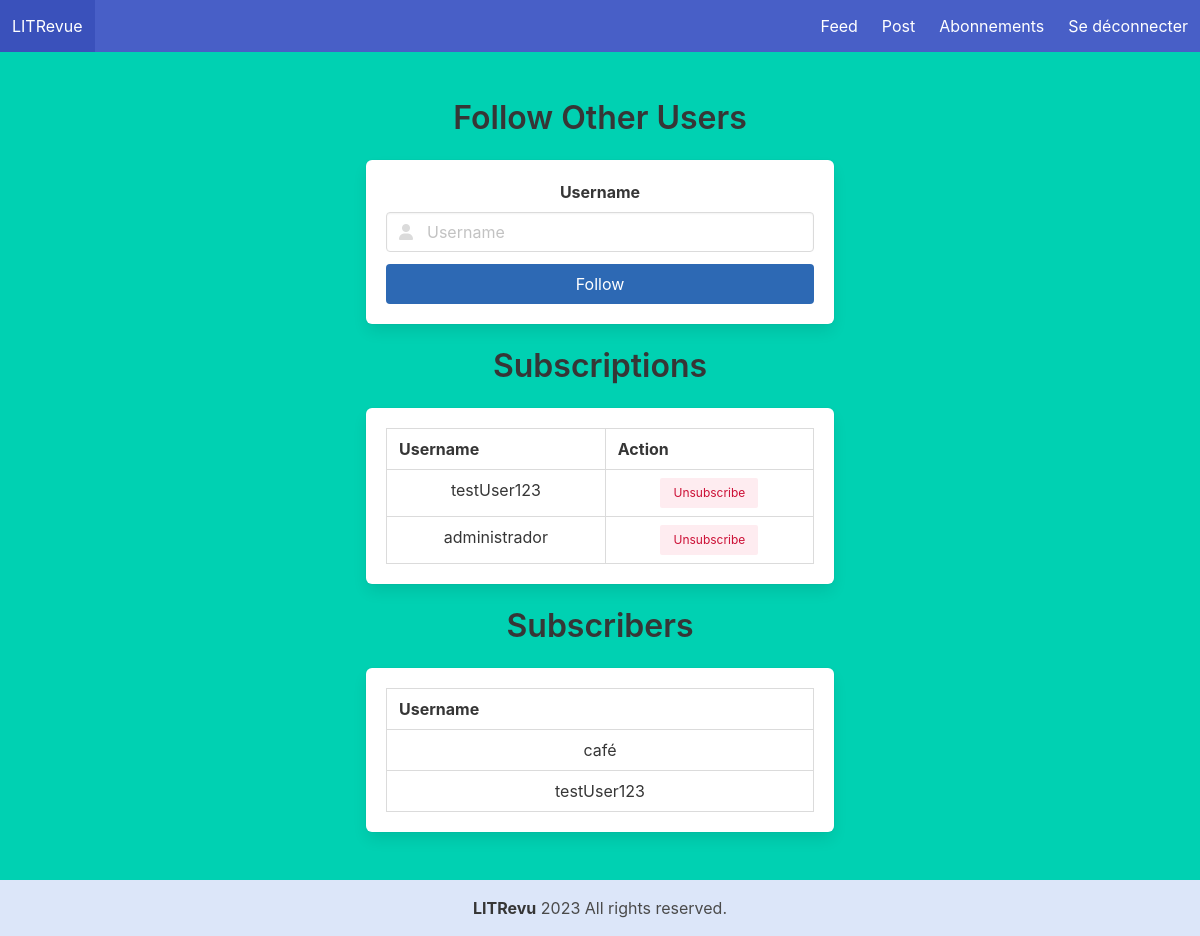
The page /abonnements/ (signed in) on the database as committed earlier.
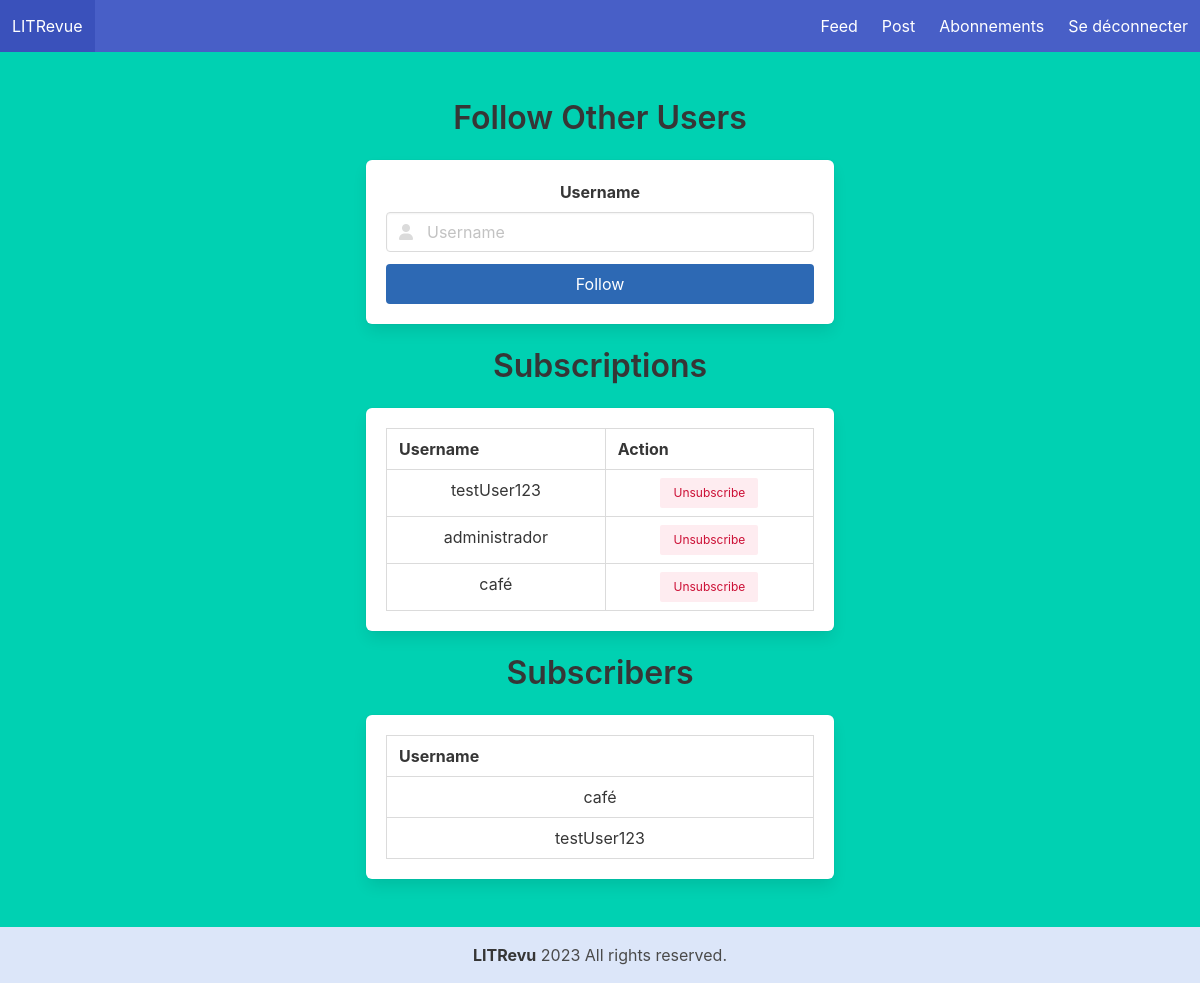
The same page on the database as committed later.
### users/models.py (models this page shows, shortened)
class UserFollows(models.Model):
    user: CustomUser = models.ForeignKey(settings.AUTH_USER_MODEL,
                                         on_delete=models.CASCADE,
                                         related_name='following')
    followed_user: CustomUser = models.ForeignKey(settings.AUTH_USER_MODEL,
                                                  on_delete=models.CASCADE,
                                                  related_name='followed_by')
    class Meta:
        unique_together = ('user', 'followed_user')

class CustomUser(AbstractUser):
    objects = UserManager()

### users/views.py (the view)
# urls.py: path('abonnements/', FollowedUsersView.as_view(), name='abonnements'),
class FollowedUsersView(LoginRequiredMixin, View):
    def get(self, request, *args, **kwargs):
        followed_users = UserFollows.objects.filter(user=request.user)
        return render(request,
                      'users/followed_users.html',
                      {'followed_users': followed_users})

### users/templates/users/followed_users.html (shortened to what this page needs)
{% extends 'feed/base.html' %}
{% block content %}
<section class="hero is-fullheight is-primary">
    <div class="hero-body">
        <div class="container has-text-centered">
            <div class="columns is-centered">
                <div class="column is-half">
                    <h1 class="title has-text-grey-darker">Follow Other Users</h1>
                    <div class="box">
                        <form method="post" action="{% url 'follow-user' %}">
                            <div class="field">
                                <label class="label" for="username_to_follow">Username</label>
                                <div class="control has-icons-left">
                                    <input id="username_to_follow" class="input" type="text" placeholder="Username" name="username_to_follow" required>
                                    <span class="icon is-small is-left">
                                    </span>
                                </div>
                            </div>
                            <div class="field">
                                <div class="control">
                                    <button type="submit" class="button is-info is-fullwidth">Follow</button>
                                </div>
                            </div>
                        </form>
                    </div>
                    <h2 class="title has-text-grey-darker">Subscriptions</h2>
                    <div class="box">
                        <table class="table is-fullwidth is-bordered">
                            <thead>
                                <tr>
                                    <th>Username</th>
                                    <th>Action</th>
                                </tr>
                            </thead>
                            <tbody>
                                {% for follow in followed_users %}
                                <tr>
                                    <td>{{ follow.followed_user.username }}</td>
                                    <td>
                                        <form method="post" action="{% url 'unfollow-user' follow.followed_user.id %}">
                                            <button type="submit" class="button is-danger is-light is-small">
                                                Unsubscribe
                                            </button>
                                        </form>
                                    </td>
                                </tr>
                                {% endfor %}
                            </tbody>
                        </table>
                    </div>
                    <h2 class="title has-text-grey-darker">Subscribers</h2>
                    <div class="box">
                        <table class="table is-fullwidth is-bordered">
                            <thead>
                                <tr>
                                    <th>Username</th>
                                </tr>
                            </thead>
                            <tbody>
                                {% for follow in request.user.followed_by.all %}
                                <tr>
                                    <td>{{ follow.user.username }}</td>
                                </tr>
                                {% endfor %}
                            </tbody>
                        </table>
                    </div>
                </div>
            </div>
        </div>
    </div>
</section>
{% endblock %}

### feed/templates/feed/base.html (shortened to what this page needs)
{% load static %}
<!DOCTYPE html>
<html lang="fr" class="has-navbar-fixed-top">
<head>
    <link rel="stylesheet" href="{% static 'users/bulma.css' %}">
    <link rel="stylesheet" href="{% static  'users/styles.css' %}">
    <link rel="stylesheet" href="https://cdnjs.cloudflare.com/ajax/libs/font-awesome/6.0.0-beta3/css/all.min.css">
</head>
<body>
    <nav class="navbar is-link is-fixed-top" role="navigation" aria-label="main navigation">
        <div class="navbar-brand">
            <a class="navbar-item" href="{% url 'feed' %}">
                <p class="is-white">LITRevue</p>
            </a>
        </div>
        <div id="navbarBasicExample" class="navbar-menu">
            <div class="navbar-end">
                <a class="navbar-item" href="{% url 'feed' %}">
                    Feed
                </a>
                <a class="navbar-item" href="{% url 'posts' %}">
                    Post
                </a>
                <a class="navbar-item" href="{% url 'abonnements' %}">
                    Abonnements
                </a>
                <a class="navbar-item" href="{% url 'logout' %}">
                    Se déconnecter
                </a>
            </div>
        </div>
    </nav>
    <div class="main-container">
        <main>
            {% block content %}{% endblock %}
        </main>
        <footer class="footer has-background-link-light-custom ">
            <div class="content has-text-centered">
                <p>
                    <strong>LITRevu</strong> 2023 All rights reserved.
                </p>
            </div>
        </footer>
    </div>
</body>
</html>

### users/static/users/styles.css (style rules this page uses)
body, html { height: 100%; margin: 0; }
.main-container { display: flex; flex-direction: column; min-height: 100vh; }
main { flex: 1 0 auto; }
footer.footer { margin-top: 0; padding: 1rem 0; }
footer { flex-shrink: 0; }
.button.is-info { background-color: rgb(45, 105, 180); }
.button.is-danger { background-color: #c00; color: #fff; }
.has-background-link-light-custom { background-color: hsl(219, 70%, 92%); }

Rows that differ between the two databases and show on the page:
added UserFollows: followed_user.username "café", shown under "Subscriptions"
